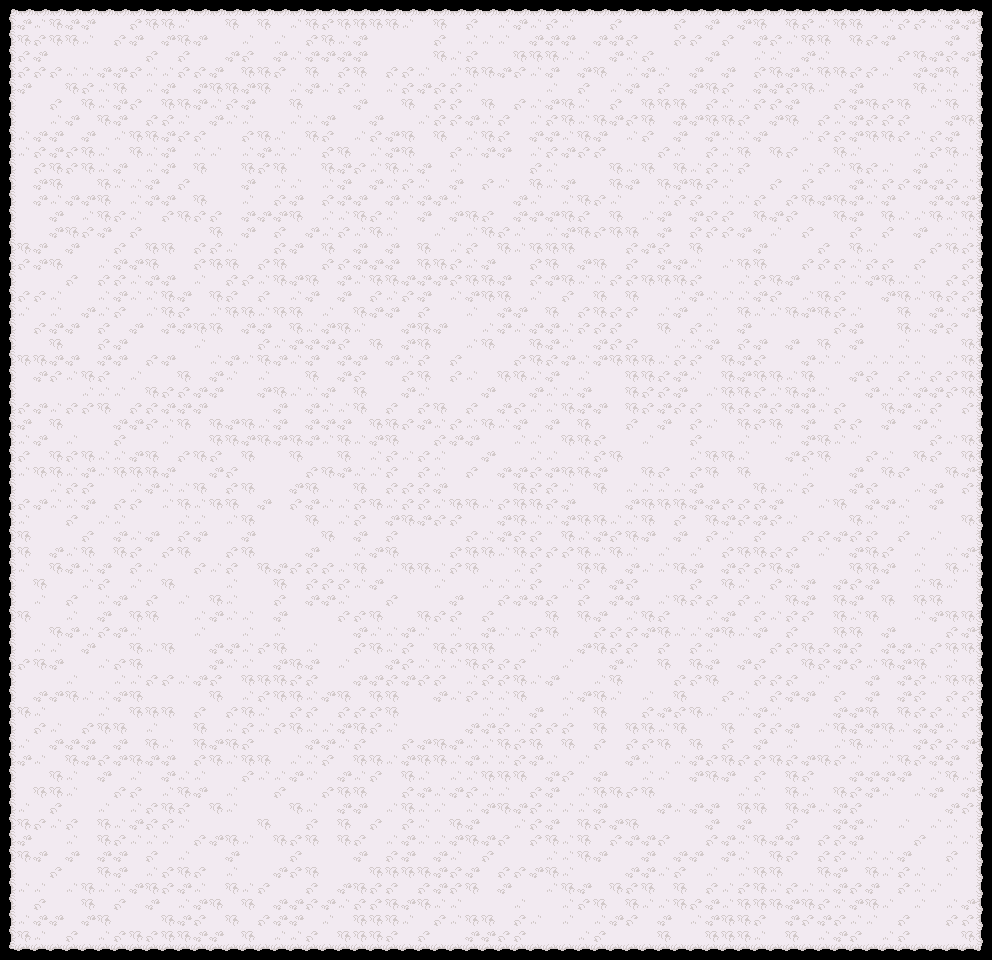

Below is a game level as drawn by its tile map, then a one-line description and the .tmx that defines it (tile-layer data replaced by summaries):
An orthogonal 62x60 tile map with 16x16 px tiles, 2 tile layers (border, backgroundd) and 12 objects.

<map version="1.9" tiledversion="1.9.2" orientation="orthogonal" renderorder="right-down" width="62" height="60" tilewidth="16" tileheight="16" infinite="0" nextlayerid="9" nextobjectid="2521">
 <editorsettings>
  <export target="../../../../../Documents/videogame/Survivor/assets/maps/demo..tmx" format="tmx" />
 </editorsettings>
 <tileset firstgid="1" name="map" tilewidth="16" tileheight="16" spacing="4" margin="2" tilecount="77" columns="11">
  <image source="images/map_2.png" width="220" height="140" />
  <tile id="1">
   <objectgroup draworder="index" id="2">
    <object id="1" x="0" y="3.98586" width="16" height="12.0141" />
   </objectgroup>
  </tile>
  <tile id="11">
   <objectgroup draworder="index" id="2">
    <object id="1" x="4" y="0" width="12" height="16" />
   </objectgroup>
  </tile>
  <tile id="13">
   <objectgroup draworder="index" id="2">
    <object id="1" x="0" y="0" width="9.99678" height="16" />
   </objectgroup>
  </tile>
  <tile id="16">
   <objectgroup draworder="index" id="2">
    <object id="1" x="0" y="0" width="16" height="10.0066" />
    <object id="2" x="0" y="10.0174" width="10.0012" height="5.98264" />
   </objectgroup>
  </tile>
  <tile id="17">
   <objectgroup draworder="index" id="2">
    <object id="1" x="0" y="0" width="16" height="9.97778" />
    <object id="2" x="4" y="10.0222" width="12" height="5.97778" />
   </objectgroup>
  </tile>
  <tile id="23">
   <objectgroup draworder="index" id="2">
    <object id="1" x="0" y="0" width="16" height="10" />
   </objectgroup>
  </tile>
  <tile id="27">
   <objectgroup draworder="index" id="2">
    <object id="1" x="0" y="3.99011" width="16" height="12.0099" />
    <object id="2" x="0" y="0" width="10" height="3.97873" />
   </objectgroup>
  </tile>
  <tile id="28">
   <objectgroup draworder="index" id="2">
    <object id="1" x="4" y="0" width="12" height="16" />
    <object id="2" x="0" y="4" width="4.00122" height="12" />
   </objectgroup>
  </tile>
  <tile id="56" probability="0.5" />
  <tile id="57" probability="0.5" />
  <tile id="58" probability="0.5" />
  <tile id="59" probability="0.5" />
 </tileset>
 <layer id="7" name="border" width="62" height="60">
  <data>[3720 cells, 240 non-empty, 8 distinct tile ids]</data>
 </layer>
 <layer id="8" name="backgroundd" width="62" height="60">
  <data>[3720 cells, 3480 non-empty, 5 distinct tile ids]</data>
 </layer>
 <objectgroup id="4" name="entities" offsetx="0" offsety="16" />
</map>
